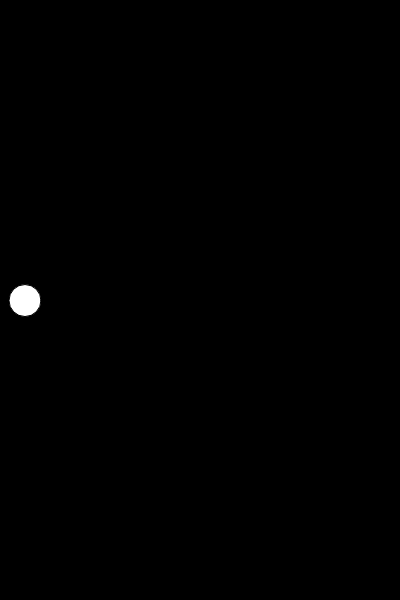
Frame 1 (no input)
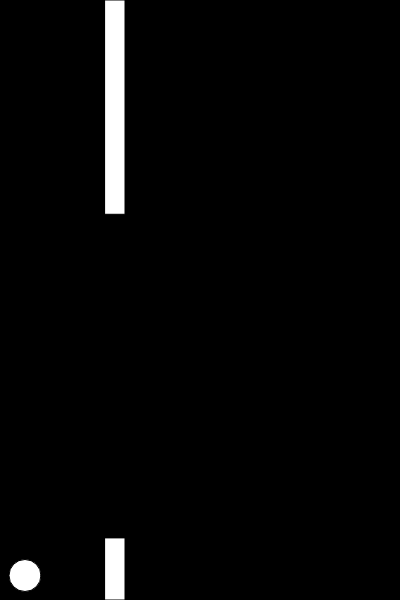
Frame 60 (no input)
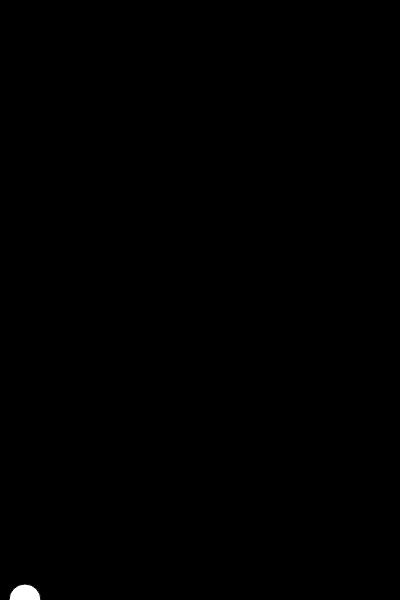
Frame 120 (the mouse pressed at the canvas centre since frame 60)

The p5.js sketch that drew these frames (run headless with seeded random() and noise() and a simulated clock; from frame 60 on, the mouse is pressed at the canvas centre):

// p5.js sketch
// ── sketch.js
let pug;
let pipes = [];

function setup() {
  createCanvas(400, 600);
  pug = new Pug();
  pipes.push(new Pipe());
}

function draw() {
  background(0);
  pug.update();
  pug.show();

  for(var i=0; i < pipes.length; i++){
    pipes[i].show();
    pipes[i].update();
  }
}

function keyPressed() {
  if (key == ' ') {
    pug.up();
  }
}
// ── pipe.js
function Pipe(){
  this.top = random(height/2); // random quantity between top and middle of the screen
  this.bottom = random(height/2);
  this.vertical = width;
  this.w = 20;
  this.speed = 5;

  this.show = function() {
    fill(255);
    rect(this.vertical, 0, this.w, this.top); // 0 starts from top
    rect(this.vertical, height-this.bottom, this.w, this.bottom);
  }

  this.update = function() {
    this.vertical -= this.speed;
  }

}
// ── pug.js
function Pug() {
  this.y = height/2;
  this.x = 25;

  this.gravity = 0.6;
  this.lift = -15 ; // how strong is lift level
  this.velocity = 0;

  this.show = function () {
    fill(255);
    ellipse(this.x, this.y, 32, 32);
  }

  this.up = function () {
    this.velocity += this.lift;
  }

  this.update = function() {
    this.velocity += this.gravity;
    this.velocity *= 0.9; // air resistance
    this.y += this.velocity; 

    if(this.y > height){
      this.y = height;
      this.velocity = 0;
    }

    if(this.y < 0){
      this.y = 0;
      this.velocity = 0;
    }
  }
};
